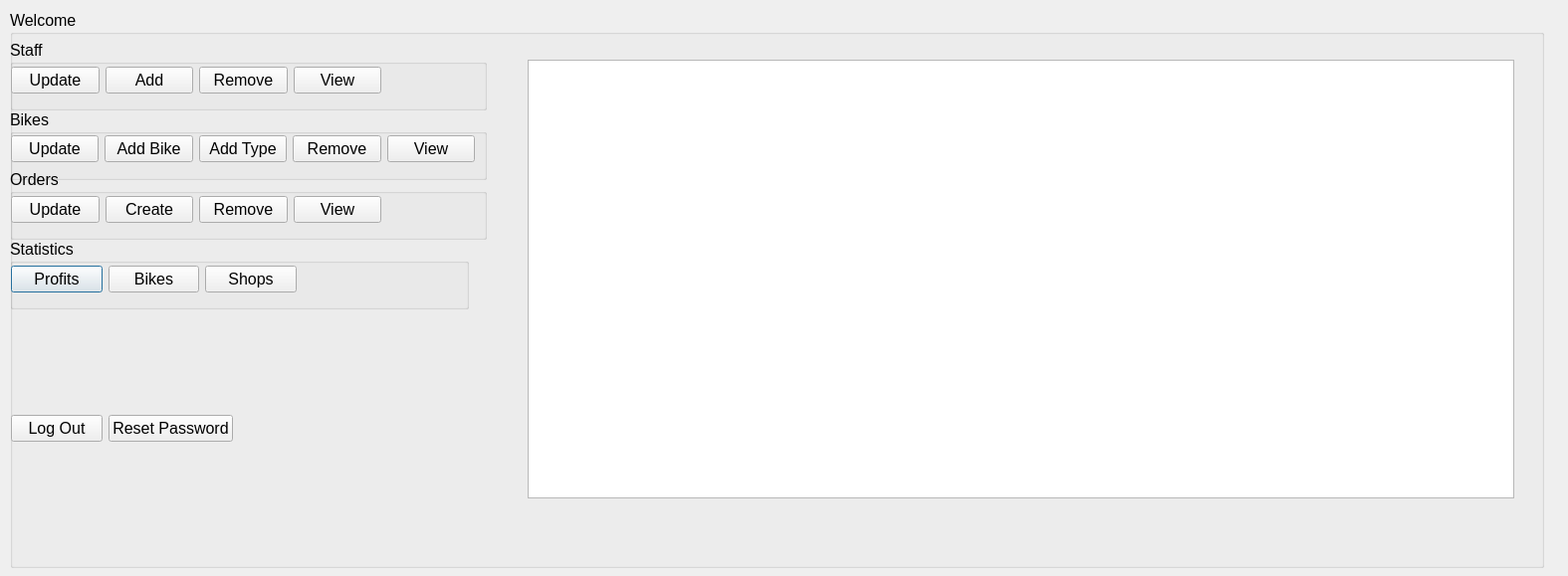
<?xml version="1.0" encoding="UTF-8"?>
<ui version="4.0">
 <class>AdminHome</class>
 <widget class="QDialog" name="AdminHome">
  <property name="geometry">
   <rect>
    <x>0</x>
    <y>0</y>
    <width>1575</width>
    <height>579</height>
   </rect>
  </property>
  <property name="windowTitle">
   <string>Dialog</string>
  </property>
  <widget class="QGroupBox" name="welcomeGroupBox">
   <property name="geometry">
    <rect>
     <x>10</x>
     <y>10</y>
     <width>1541</width>
     <height>561</height>
    </rect>
   </property>
   <property name="font">
    <font>
     <pointsize>12</pointsize>
    </font>
   </property>
   <property name="title">
    <string>Welcome</string>
   </property>
   <widget class="QTableView" name="tableView">
    <property name="geometry">
     <rect>
      <x>520</x>
      <y>50</y>
      <width>991</width>
      <height>441</height>
     </rect>
    </property>
   </widget>
   <widget class="QGroupBox" name="groupBox">
    <property name="geometry">
     <rect>
      <x>0</x>
      <y>230</y>
      <width>461</width>
      <height>71</height>
     </rect>
    </property>
    <property name="title">
     <string>Statistics</string>
    </property>
    <widget class="QWidget" name="layoutWidget">
     <property name="geometry">
      <rect>
       <x>1</x>
       <y>21</y>
       <width>287</width>
       <height>39</height>
      </rect>
     </property>
     <layout class="QHBoxLayout" name="horizontalLayout_4">
      <item>
       <widget class="QPushButton" name="statisticsProfitsButton">
        <property name="text">
         <string>Profits</string>
        </property>
       </widget>
      </item>
      <item>
       <widget class="QPushButton" name="statisticsBikesButton">
        <property name="text">
         <string>Bikes</string>
        </property>
       </widget>
      </item>
      <item>
       <widget class="QPushButton" name="statisticsShopsButton">
        <property name="text">
         <string>Shops</string>
        </property>
       </widget>
      </item>
     </layout>
    </widget>
   </widget>
   <widget class="QGroupBox" name="staffGroupBox">
    <property name="geometry">
     <rect>
      <x>0</x>
      <y>30</y>
      <width>479</width>
      <height>71</height>
     </rect>
    </property>
    <property name="title">
     <string>Staff</string>
    </property>
    <widget class="QWidget" name="layoutWidget">
     <property name="geometry">
      <rect>
       <x>1</x>
       <y>21</y>
       <width>372</width>
       <height>39</height>
      </rect>
     </property>
     <layout class="QHBoxLayout" name="horizontalLayout_2">
      <item>
       <widget class="QPushButton" name="staffUpdateButton">
        <property name="text">
         <string>Update</string>
        </property>
       </widget>
      </item>
      <item>
       <widget class="QPushButton" name="staffAddButton">
        <property name="text">
         <string>Add</string>
        </property>
       </widget>
      </item>
      <item>
       <widget class="QPushButton" name="staffRemoveButton">
        <property name="text">
         <string>Remove</string>
        </property>
       </widget>
      </item>
      <item>
       <widget class="QPushButton" name="staffViewButton">
        <property name="text">
         <string>View</string>
        </property>
       </widget>
      </item>
     </layout>
    </widget>
   </widget>
   <widget class="QGroupBox" name="bikesGroupBox">
    <property name="geometry">
     <rect>
      <x>0</x>
      <y>100</y>
      <width>479</width>
      <height>71</height>
     </rect>
    </property>
    <property name="title">
     <string>Bikes</string>
    </property>
    <widget class="QWidget" name="layoutWidget">
     <property name="geometry">
      <rect>
       <x>1</x>
       <y>20</y>
       <width>466</width>
       <height>39</height>
      </rect>
     </property>
     <layout class="QHBoxLayout" name="horizontalLayout">
      <item>
       <widget class="QPushButton" name="bikesUpdateButton">
        <property name="text">
         <string>Update</string>
        </property>
       </widget>
      </item>
      <item>
       <widget class="QPushButton" name="bikesAddBikeButton">
        <property name="text">
         <string>Add Bike</string>
        </property>
       </widget>
      </item>
      <item>
       <widget class="QPushButton" name="bikesAddTypeButton">
        <property name="text">
         <string>Add Type</string>
        </property>
       </widget>
      </item>
      <item>
       <widget class="QPushButton" name="BikesRemoveButton">
        <property name="text">
         <string>Remove</string>
        </property>
       </widget>
      </item>
      <item>
       <widget class="QPushButton" name="bikesViewButton">
        <property name="text">
         <string>View</string>
        </property>
       </widget>
      </item>
     </layout>
    </widget>
   </widget>
   <widget class="QGroupBox" name="ordersGroupBox">
    <property name="geometry">
     <rect>
      <x>0</x>
      <y>160</y>
      <width>479</width>
      <height>71</height>
     </rect>
    </property>
    <property name="title">
     <string>Orders</string>
    </property>
    <widget class="QWidget" name="layoutWidget">
     <property name="geometry">
      <rect>
       <x>1</x>
       <y>21</y>
       <width>372</width>
       <height>39</height>
      </rect>
     </property>
     <layout class="QHBoxLayout" name="horizontalLayout_3">
      <item>
       <widget class="QPushButton" name="ordersUpdateButton">
        <property name="text">
         <string>Update</string>
        </property>
       </widget>
      </item>
      <item>
       <widget class="QPushButton" name="ordersCreateButton">
        <property name="text">
         <string>Create</string>
        </property>
       </widget>
      </item>
      <item>
       <widget class="QPushButton" name="ordersRemoveButton">
        <property name="text">
         <string>Remove</string>
        </property>
       </widget>
      </item>
      <item>
       <widget class="QPushButton" name="ordersViewButton">
        <property name="text">
         <string>View</string>
        </property>
       </widget>
      </item>
     </layout>
    </widget>
   </widget>
   <widget class="QWidget" name="layoutWidget">
    <property name="geometry">
     <rect>
      <x>1</x>
      <y>401</y>
      <width>223</width>
      <height>39</height>
     </rect>
    </property>
    <layout class="QHBoxLayout" name="horizontalLayout_5">
     <item>
      <widget class="QPushButton" name="adminLogOutButton">
       <property name="text">
        <string>Log Out</string>
       </property>
      </widget>
     </item>
     <item>
      <widget class="QPushButton" name="resetPasswordButton">
       <property name="text">
        <string>Reset Password</string>
       </property>
      </widget>
     </item>
    </layout>
   </widget>
   <widget class="PieChartWidget" name="widget" native="true">
    <property name="geometry">
     <rect>
      <x>260</x>
      <y>310</y>
      <width>141</width>
      <height>161</height>
     </rect>
    </property>
   </widget>
  </widget>
 </widget>
 <customwidgets>
  <customwidget>
   <class>PieChartWidget</class>
   <extends>QWidget</extends>
   <header>piechartwidget.h</header>
   <container>1</container>
  </customwidget>
 </customwidgets>
 <resources/>
 <connections/>
</ui>
